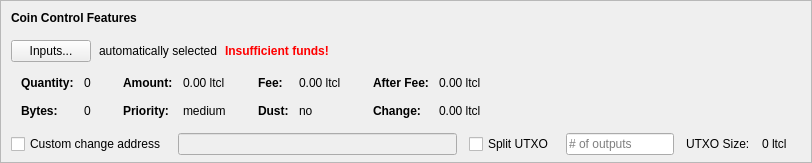
    <widget class="QFrame" name="frameCoinControl">
     <property name="sizePolicy">
      <sizepolicy hsizetype="Expanding" vsizetype="Expanding">
       <horstretch>0</horstretch>
       <verstretch>0</verstretch>
      </sizepolicy>
     </property>
     <property name="maximumSize">
      <size>
       <width>16777215</width>
       <height>16777215</height>
      </size>
     </property>
     <property name="frameShape">
      <enum>QFrame::StyledPanel</enum>
     </property>
     <property name="frameShadow">
      <enum>QFrame::Sunken</enum>
     </property>
     <layout class="QVBoxLayout" name="verticalLayoutCoinControl2">
      <property name="spacing">
       <number>0</number>
      </property>
      <property name="leftMargin">
       <number>0</number>
      </property>
      <property name="topMargin">
       <number>0</number>
      </property>
      <property name="rightMargin">
       <number>0</number>
      </property>
      <property name="bottomMargin">
       <number>6</number>
      </property>
      <item>
       <layout class="QVBoxLayout" name="verticalLayoutCoinControl" stretch="0,0,0,0,1">
        <property name="spacing">
         <number>0</number>
        </property>
        <property name="leftMargin">
         <number>10</number>
        </property>
        <property name="topMargin">
         <number>10</number>
        </property>
        <item>
         <layout class="QHBoxLayout" name="horizontalLayoutCoinControl1">
          <property name="bottomMargin">
           <number>15</number>
          </property>
          <item>
           <widget class="QLabel" name="labelCoinControlFeatures">
            <property name="sizePolicy">
             <sizepolicy hsizetype="Preferred" vsizetype="Maximum">
              <horstretch>0</horstretch>
              <verstretch>0</verstretch>
             </sizepolicy>
            </property>
            <property name="font">
             <font>
              <weight>75</weight>
              <bold>true</bold>
             </font>
            </property>
            <property name="styleSheet">
             <string notr="true">font-weight:bold;</string>
            </property>
            <property name="text">
             <string>Coin Control Features</string>
            </property>
           </widget>
          </item>
         </layout>
        </item>
        <item>
         <layout class="QHBoxLayout" name="horizontalLayoutCoinControl2" stretch="0,0,0,0">
          <property name="spacing">
           <number>8</number>
          </property>
          <property name="bottomMargin">
           <number>10</number>
          </property>
          <item>
           <widget class="QPushButton" name="pushButtonCoinControl">
            <property name="styleSheet">
             <string notr="true"/>
            </property>
            <property name="text">
             <string>Inputs...</string>
            </property>
            <property name="autoDefault">
             <bool>false</bool>
            </property>
           </widget>
          </item>
          <item>
           <widget class="QLabel" name="labelCoinControlAutomaticallySelected">
            <property name="text">
             <string>automatically selected</string>
            </property>
            <property name="margin">
             <number>5</number>
            </property>
           </widget>
          </item>
          <item>
           <widget class="QLabel" name="labelCoinControlInsuffFunds">
            <property name="font">
             <font>
              <weight>75</weight>
              <bold>true</bold>
             </font>
            </property>
            <property name="styleSheet">
             <string notr="true">color:red;font-weight:bold;</string>
            </property>
            <property name="text">
             <string>Insufficient funds!</string>
            </property>
            <property name="margin">
             <number>5</number>
            </property>
           </widget>
          </item>
          <item>
           <spacer name="horizontalSpacerCoinControl">
            <property name="orientation">
             <enum>Qt::Horizontal</enum>
            </property>
            <property name="sizeHint" stdset="0">
             <size>
              <width>40</width>
              <height>1</height>
             </size>
            </property>
           </spacer>
          </item>
         </layout>
        </item>
        <item>
         <widget class="QWidget" name="widgetCoinControl" native="true">
          <property name="sizePolicy">
           <sizepolicy hsizetype="Preferred" vsizetype="Preferred">
            <horstretch>0</horstretch>
            <verstretch>0</verstretch>
           </sizepolicy>
          </property>
          <property name="minimumSize">
           <size>
            <width>0</width>
            <height>0</height>
           </size>
          </property>
          <property name="styleSheet">
           <string notr="true"/>
          </property>
          <layout class="QHBoxLayout" name="horizontalLayoutCoinControl5">
           <property name="leftMargin">
            <number>0</number>
           </property>
           <property name="topMargin">
            <number>0</number>
           </property>
           <property name="rightMargin">
            <number>0</number>
           </property>
           <property name="bottomMargin">
            <number>0</number>
           </property>
           <item>
            <layout class="QHBoxLayout" name="horizontalLayoutCoinControl3" stretch="0,0,0,1">
             <property name="spacing">
              <number>20</number>
             </property>
             <property name="topMargin">
              <number>0</number>
             </property>
             <property name="bottomMargin">
              <number>10</number>
             </property>
             <item>
              <layout class="QFormLayout" name="formLayoutCoinControl1">
               <property name="horizontalSpacing">
                <number>10</number>
               </property>
               <property name="verticalSpacing">
                <number>14</number>
               </property>
               <property name="leftMargin">
                <number>10</number>
               </property>
               <property name="topMargin">
                <number>4</number>
               </property>
               <property name="rightMargin">
                <number>6</number>
               </property>
               <item row="0" column="0">
                <widget class="QLabel" name="labelCoinControlQuantityText">
                 <property name="font">
                  <font>
                   <weight>75</weight>
                   <bold>true</bold>
                  </font>
                 </property>
                 <property name="text">
                  <string>Quantity:</string>
                 </property>
                 <property name="margin">
                  <number>0</number>
                 </property>
                </widget>
               </item>
               <item row="0" column="1">
                <widget class="QLabel" name="labelCoinControlQuantity">
                 <property name="cursor">
                  <cursorShape>IBeamCursor</cursorShape>
                 </property>
                 <property name="contextMenuPolicy">
                  <enum>Qt::ActionsContextMenu</enum>
                 </property>
                 <property name="text">
                  <string notr="true">0</string>
                 </property>
                 <property name="margin">
                  <number>0</number>
                 </property>
                 <property name="textInteractionFlags">
                  <set>Qt::LinksAccessibleByMouse|Qt::TextSelectableByKeyboard|Qt::TextSelectableByMouse</set>
                 </property>
                </widget>
               </item>
               <item row="1" column="0">
                <widget class="QLabel" name="labelCoinControlBytesText">
                 <property name="font">
                  <font>
                   <weight>75</weight>
                   <bold>true</bold>
                  </font>
                 </property>
                 <property name="text">
                  <string>Bytes:</string>
                 </property>
                </widget>
               </item>
               <item row="1" column="1">
                <widget class="QLabel" name="labelCoinControlBytes">
                 <property name="cursor">
                  <cursorShape>IBeamCursor</cursorShape>
                 </property>
                 <property name="contextMenuPolicy">
                  <enum>Qt::ActionsContextMenu</enum>
                 </property>
                 <property name="text">
                  <string notr="true">0</string>
                 </property>
                 <property name="textInteractionFlags">
                  <set>Qt::LinksAccessibleByMouse|Qt::TextSelectableByKeyboard|Qt::TextSelectableByMouse</set>
                 </property>
                </widget>
               </item>
              </layout>
             </item>
             <item>
              <layout class="QFormLayout" name="formLayoutCoinControl2">
               <property name="horizontalSpacing">
                <number>10</number>
               </property>
               <property name="verticalSpacing">
                <number>14</number>
               </property>
               <property name="leftMargin">
                <number>6</number>
               </property>
               <property name="topMargin">
                <number>4</number>
               </property>
               <property name="rightMargin">
                <number>6</number>
               </property>
               <item row="0" column="0">
                <widget class="QLabel" name="labelCoinControlAmountText">
                 <property name="font">
                  <font>
                   <weight>75</weight>
                   <bold>true</bold>
                  </font>
                 </property>
                 <property name="text">
                  <string>Amount:</string>
                 </property>
                 <property name="margin">
                  <number>0</number>
                 </property>
                </widget>
               </item>
               <item row="0" column="1">
                <widget class="QLabel" name="labelCoinControlAmount">
                 <property name="cursor">
                  <cursorShape>IBeamCursor</cursorShape>
                 </property>
                 <property name="contextMenuPolicy">
                  <enum>Qt::ActionsContextMenu</enum>
                 </property>
                 <property name="text">
                  <string notr="true">0.00 ltcl</string>
                 </property>
                 <property name="textInteractionFlags">
                  <set>Qt::LinksAccessibleByMouse|Qt::TextSelectableByKeyboard|Qt::TextSelectableByMouse</set>
                 </property>
                </widget>
               </item>
               <item row="1" column="0">
                <widget class="QLabel" name="labelCoinControlPriorityText">
                 <property name="font">
                  <font>
                   <weight>75</weight>
                   <bold>true</bold>
                  </font>
                 </property>
                 <property name="text">
                  <string>Priority:</string>
                 </property>
                </widget>
               </item>
               <item row="1" column="1">
                <widget class="QLabel" name="labelCoinControlPriority">
                 <property name="cursor">
                  <cursorShape>IBeamCursor</cursorShape>
                 </property>
                 <property name="contextMenuPolicy">
                  <enum>Qt::ActionsContextMenu</enum>
                 </property>
                 <property name="text">
                  <string>medium</string>
                 </property>
                 <property name="textInteractionFlags">
                  <set>Qt::LinksAccessibleByMouse|Qt::TextSelectableByKeyboard|Qt::TextSelectableByMouse</set>
                 </property>
                </widget>
               </item>
              </layout>
             </item>
             <item>
              <layout class="QFormLayout" name="formLayoutCoinControl3">
               <property name="horizontalSpacing">
                <number>10</number>
               </property>
               <property name="verticalSpacing">
                <number>14</number>
               </property>
               <property name="leftMargin">
                <number>6</number>
               </property>
               <property name="topMargin">
                <number>4</number>
               </property>
               <property name="rightMargin">
                <number>6</number>
               </property>
               <item row="0" column="0">
                <widget class="QLabel" name="labelCoinControlFeeText">
                 <property name="font">
                  <font>
                   <weight>75</weight>
                   <bold>true</bold>
                  </font>
                 </property>
                 <property name="text">
                  <string>Fee:</string>
                 </property>
                 <property name="margin">
                  <number>0</number>
                 </property>
                </widget>
               </item>
               <item row="0" column="1">
                <widget class="QLabel" name="labelCoinControlFee">
                 <property name="cursor">
                  <cursorShape>IBeamCursor</cursorShape>
                 </property>
                 <property name="contextMenuPolicy">
                  <enum>Qt::ActionsContextMenu</enum>
                 </property>
                 <property name="text">
                  <string notr="true">0.00 ltcl</string>
                 </property>
                 <property name="textInteractionFlags">
                  <set>Qt::LinksAccessibleByMouse|Qt::TextSelectableByKeyboard|Qt::TextSelectableByMouse</set>
                 </property>
                </widget>
               </item>
               <item row="1" column="0">
                <widget class="QLabel" name="labelCoinControlLowOutputText">
                 <property name="font">
                  <font>
                   <weight>75</weight>
                   <bold>true</bold>
                  </font>
                 </property>
                 <property name="text">
                  <string>Dust:</string>
                 </property>
                </widget>
               </item>
               <item row="1" column="1">
                <widget class="QLabel" name="labelCoinControlLowOutput">
                 <property name="cursor">
                  <cursorShape>IBeamCursor</cursorShape>
                 </property>
                 <property name="contextMenuPolicy">
                  <enum>Qt::ActionsContextMenu</enum>
                 </property>
                 <property name="text">
                  <string>no</string>
                 </property>
                 <property name="textInteractionFlags">
                  <set>Qt::LinksAccessibleByMouse|Qt::TextSelectableByKeyboard|Qt::TextSelectableByMouse</set>
                 </property>
                </widget>
               </item>
              </layout>
             </item>
             <item>
              <layout class="QFormLayout" name="formLayoutCoinControl4">
               <property name="horizontalSpacing">
                <number>10</number>
               </property>
               <property name="verticalSpacing">
                <number>14</number>
               </property>
               <property name="leftMargin">
                <number>6</number>
               </property>
               <property name="topMargin">
                <number>4</number>
               </property>
               <property name="rightMargin">
                <number>6</number>
               </property>
               <item row="0" column="0">
                <widget class="QLabel" name="labelCoinControlAfterFeeText">
                 <property name="font">
                  <font>
                   <weight>75</weight>
                   <bold>true</bold>
                  </font>
                 </property>
                 <property name="text">
                  <string>After Fee:</string>
                 </property>
                 <property name="margin">
                  <number>0</number>
                 </property>
                </widget>
               </item>
               <item row="0" column="1">
                <widget class="QLabel" name="labelCoinControlAfterFee">
                 <property name="cursor">
                  <cursorShape>IBeamCursor</cursorShape>
                 </property>
                 <property name="contextMenuPolicy">
                  <enum>Qt::ActionsContextMenu</enum>
                 </property>
                 <property name="text">
                  <string notr="true">0.00 ltcl</string>
                 </property>
                 <property name="textInteractionFlags">
                  <set>Qt::LinksAccessibleByMouse|Qt::TextSelectableByKeyboard|Qt::TextSelectableByMouse</set>
                 </property>
                </widget>
               </item>
               <item row="1" column="0">
                <widget class="QLabel" name="labelCoinControlChangeText">
                 <property name="font">
                  <font>
                   <weight>75</weight>
                   <bold>true</bold>
                  </font>
                 </property>
                 <property name="text">
                  <string>Change:</string>
                 </property>
                </widget>
               </item>
               <item row="1" column="1">
                <widget class="QLabel" name="labelCoinControlChange">
                 <property name="cursor">
                  <cursorShape>IBeamCursor</cursorShape>
                 </property>
                 <property name="contextMenuPolicy">
                  <enum>Qt::ActionsContextMenu</enum>
                 </property>
                 <property name="text">
                  <string notr="true">0.00 ltcl</string>
                 </property>
                 <property name="textInteractionFlags">
                  <set>Qt::LinksAccessibleByMouse|Qt::TextSelectableByKeyboard|Qt::TextSelectableByMouse</set>
                 </property>
                </widget>
               </item>
              </layout>
             </item>
            </layout>
           </item>
          </layout>
         </widget>
        </item>
        <item>
         <layout class="QHBoxLayout" name="horizontalLayoutCoinControl4" stretch="0,0,0,0,0,0,0">
          <property name="spacing">
           <number>12</number>
          </property>
          <property name="sizeConstraint">
           <enum>QLayout::SetDefaultConstraint</enum>
          </property>
          <property name="topMargin">
           <number>5</number>
          </property>
          <property name="rightMargin">
           <number>5</number>
          </property>
          <item>
           <widget class="QCheckBox" name="checkBoxCoinControlChange">
            <property name="toolTip">
             <string>If this is activated, but the change address is empty or invalid, change will be sent to a newly generated address.</string>
            </property>
            <property name="text">
             <string>Custom change address</string>
            </property>
           </widget>
          </item>
          <item>
           <widget class="QValidatedLineEdit" name="lineEditCoinControlChange">
            <property name="enabled">
             <bool>false</bool>
            </property>
            <property name="sizePolicy">
             <sizepolicy hsizetype="Expanding" vsizetype="Fixed">
              <horstretch>0</horstretch>
              <verstretch>0</verstretch>
             </sizepolicy>
            </property>
           </widget>
          </item>
          <item>
           <widget class="QCheckBox" name="splitBlockCheckBox">
            <property name="text">
             <string>Split UTXO</string>
            </property>
           </widget>
          </item>
          <item>
           <widget class="QLineEdit" name="splitBlockLineEdit">
            <property name="sizePolicy">
             <sizepolicy hsizetype="Fixed" vsizetype="Fixed">
              <horstretch>50</horstretch>
              <verstretch>0</verstretch>
             </sizepolicy>
            </property>
            <property name="placeholderText">
             <string># of outputs</string>
            </property>
           </widget>
          </item>
          <item>
           <widget class="QLabel" name="labelBlockSizeText">
            <property name="text">
             <string>UTXO Size:</string>
            </property>
           </widget>
          </item>
          <item>
           <widget class="QLabel" name="labelBlockSize">
            <property name="text">
             <string>0 ltcl</string>
            </property>
           </widget>
          </item>
          <item>
           <widget class="QLabel" name="labelCoinControlChangeLabel">
            <property name="sizePolicy">
             <sizepolicy hsizetype="Preferred" vsizetype="Expanding">
              <horstretch>0</horstretch>
              <verstretch>0</verstretch>
             </sizepolicy>
            </property>
            <property name="minimumSize">
             <size>
              <width>0</width>
              <height>0</height>
             </size>
            </property>
            <property name="text">
             <string/>
            </property>
            <property name="margin">
             <number>3</number>
            </property>
           </widget>
          </item>
         </layout>
        </item>
        <item>
         <spacer name="verticalSpacerCoinControl">
          <property name="orientation">
           <enum>Qt::Vertical</enum>
          </property>
          <property name="sizeHint" stdset="0">
           <size>
            <width>800</width>
            <height>1</height>
           </size>
          </property>
         </spacer>
        </item>
       </layout>
      </item>
     </layout>
    </widget>
